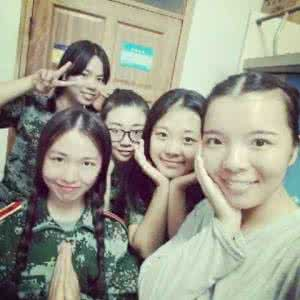
#> input picture pic/4.jpg, 300 x 300 px, found by its file name
$ python stock.py
#> lines starting #> are read from the running program, lines starting #| are printed output that depends on the picture

import os
import cv2
from PIL import Image,ImageDraw

#detectFaces()返回图像中所有人脸的矩形坐标（矩形左上、右下顶点）
#使用haar特征的级联分类器haarcascade_frontalface_default.xml，在haarcascades目录下还有其他的训练好的xml文件可供选择。
#注：haarcascades目录下训练好的分类器必须以灰度图作为输入。
def detectFaces(image_name):
#> called with image_name = '4.JPG'
    img = cv2.imread(image_name)
#> img is the input picture: shape (300, 300, 3); mean B, G, R 139.7, 155.6, 155.2
    face_cascade = cv2.CascadeClassifier("haarcascade_frontalface_default.xml")
    if img.ndim == 3:
        gray = cv2.cvtColor(img, cv2.COLOR_BGR2GRAY)
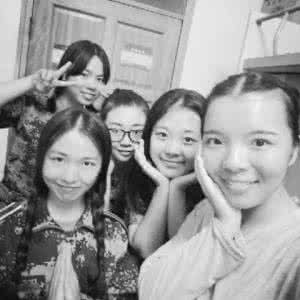
#> gray: shape (300, 300); min 4, max 252, mean 153.7
    else:
        gray = img #if语句：如果img维度为3，说明不是灰度图，先转化为灰度图gray，如果不为3，也就是2，原图就是灰度图

    faces = face_cascade.detectMultiScale(gray, 1.2, 5)#1.3和5是特征的最小、最大检测窗口，它改变检测结果也会改变
#> faces = [[142, 111, 67, 67], [40, 135, 67, 67], [188, 103, 98, 98]]
    result = []
    for (x,y,width,height) in faces:
        result.append((x,y,x+width,y+height))
#> this loop made 3 passes
#> after the loop, result = [(142, 111, 209, 178), (40, 135, 107, 202), (188, 103, 286, 201)]
    return result


#保存人脸图
def saveFaces(image_name):
    faces = detectFaces(image_name)
    if faces:
        #将人脸保存在save_dir目录下。
        #Image模块：Image.open获取图像句柄，crop剪切图像(剪切的区域就是detectFaces返回的坐标)，save保存。
        save_dir = image_name.split('.')[0]+"_faces"
        os.mkdir(save_dir)
        count = 0
        for (x1,y1,x2,y2) in faces:
            file_name = os.path.join(save_dir,str(count)+".jpg")
            Image.open(image_name).crop((x1,y1,x2,y2)).save(file_name)
            count+=1


#在原图像上画矩形，框出所有人脸。
#调用Image模块的draw方法，Image.open获取图像句柄，ImageDraw.Draw获取该图像的draw实例，然后调用该draw实例的rectangle方法画矩形(矩形的坐标即
#detectFaces返回的坐标)，outline是矩形线条颜色(B,G,R)。
#注：原始图像如果是灰度图，则去掉outline，因为灰度图没有RGB可言。drawEyes、detectSmiles也一样。
def drawFaces(image_name):
    faces = detectFaces(image_name)
#> faces has the same summary as result in detectFaces
    if faces:
        img = Image.open(image_name)
#> img: PIL image 300x300 RGB
        draw_instance = ImageDraw.Draw(img)
        for (x1,y1,x2,y2) in faces:
            draw_instance.rectangle((x1,y1,x2,y2), outline=(255, 0,0))
#> this loop made 3 passes
        img.save('drawfaces_'+image_name)
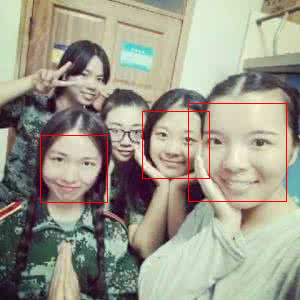
#> saved as drawfaces_4.JPG: PIL image 300x300 RGB; mean R, G, B 156.3, 154.2, 138.4

drawFaces("4.JPG")

$ run again, with pic/1.jpg copied over pic/4.jpg
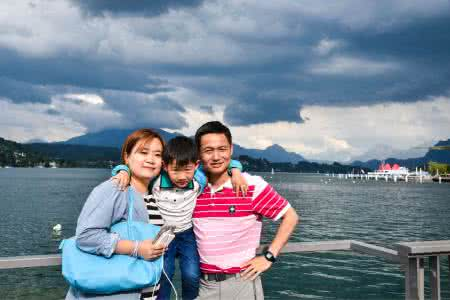
#> input picture pic/1.jpg, 450 x 300 px, found by its file name
#> in detectFaces, img is the input picture: shape (300, 450, 3); mean B, G, R 150, 134.9, 121.9
#> in detectFaces, `gray = cv2.cvtColor(img, cv2.COLOR_BGR2GRAY)`:
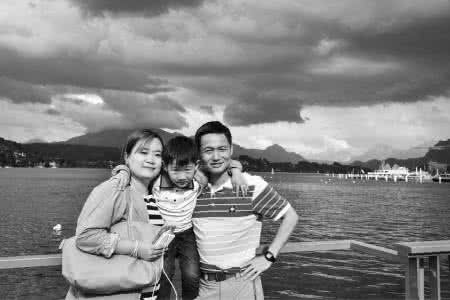
#> gray: shape (300, 450); min 0, max 255, mean 132.7
#> in detectFaces, `faces = face_cascade.detectMultiScale(gray, 1.2, 5)#1.3和5是特征的最小、最大检测窗口..`: faces = [[196, 135, 40, 40], [129, 138, 40, 40]]
#> the loop in detectFaces, `for (x,y,width,height) in faces:` made 2 passes
#> after the loop in detectFaces, `for (x,y,width,height) in faces:`: result = [(196, 135, 236, 175), (129, 138, 169, 178)]
#> img: PIL image 450x300 RGB
#> the loop in drawFaces, `for (x1,y1,x2,y2) in faces:` made 2 passes
#> in drawFaces, `img.save('drawfaces_'+image_name)`:
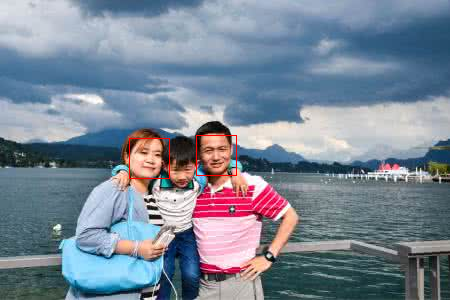
#> saved as drawfaces_4.JPG: PIL image 450x300 RGB; mean R, G, B 122.2, 134.7, 149.8

$ run again, with pic/2.jpg copied over pic/4.jpg
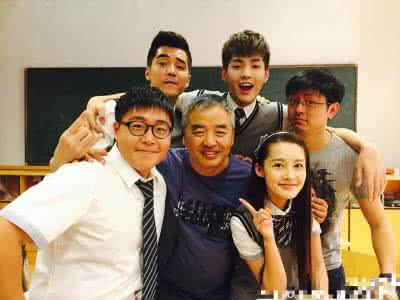
#> input picture pic/2.jpg, 400 x 300 px, found by its file name
#> in detectFaces, img is the input picture: shape (300, 400, 3); mean B, G, R 116.7, 141.3, 162.4
#> in detectFaces, `gray = cv2.cvtColor(img, cv2.COLOR_BGR2GRAY)`:
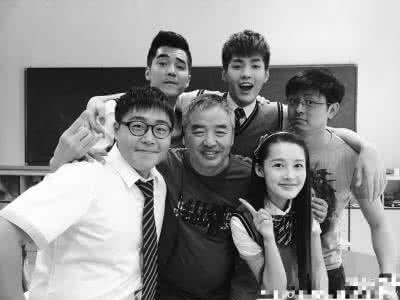
#> gray: shape (300, 400); min 0, max 255, mean 144.8
#> in detectFaces, `faces = face_cascade.detectMultiScale(gray, 1.2, 5)#1.3和5是特征的最小、最大检测窗口..`: faces = [[144, 43, 54, 54], [220, 46, 53, 53], [260, 144, 55, 55], [113, 102, 66, 66], [180, 109, 60, 60]]
#> the loop in detectFaces, `for (x,y,width,height) in faces:` made 5 passes
#> after the loop in detectFaces, `for (x,y,width,height) in faces:`: result = [(144, 43, 198, 97), (220, 46, 273, 99), (260, 144, 315, 199), (113, 102, 179, 168), (180, 109, 240, 169)]
#> in drawFaces, `faces = detectFaces(image_name)`: faces has the same summary as result in detectFaces
#> img: PIL image 400x300 RGB
#> the loop in drawFaces, `for (x1,y1,x2,y2) in faces:` made 5 passes
#> in drawFaces, `img.save('drawfaces_'+image_name)`:
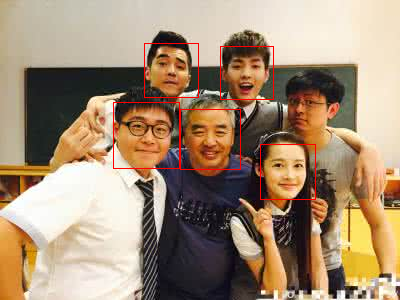
#> saved as drawfaces_4.JPG: PIL image 400x300 RGB; mean R, G, B 163.7, 140.4, 115.9

$ run again, with pic/3.jpg copied over pic/4.jpg
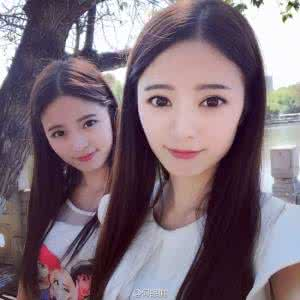
#> input picture pic/3.jpg, 300 x 300 px, found by its file name
#> in detectFaces, img is the input picture: shape (300, 300, 3); mean B, G, R 119, 108.3, 125.1
#> in detectFaces, `gray = cv2.cvtColor(img, cv2.COLOR_BGR2GRAY)`:
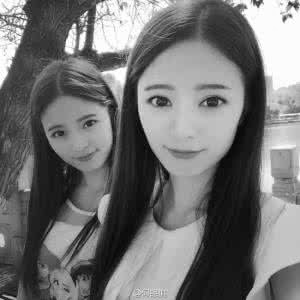
#> gray: shape (300, 300); min 3, max 255, mean 114.6
#> in detectFaces, `faces = face_cascade.detectMultiScale(gray, 1.2, 5)#1.3和5是特征的最小、最大检测窗口..`: faces = [[33, 96, 80, 80], [120, 50, 132, 132]]
#> the loop in detectFaces, `for (x,y,width,height) in faces:` made 2 passes
#> after the loop in detectFaces, `for (x,y,width,height) in faces:`: result = [(33, 96, 113, 176), (120, 50, 252, 182)]
#> img: PIL image 300x300 RGB
#> the loop in drawFaces, `for (x1,y1,x2,y2) in faces:` made 2 passes
#> in drawFaces, `img.save('drawfaces_'+image_name)`:
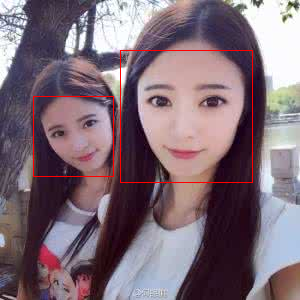
#> saved as drawfaces_4.JPG: PIL image 300x300 RGB; mean R, G, B 126.7, 107.7, 118.3
